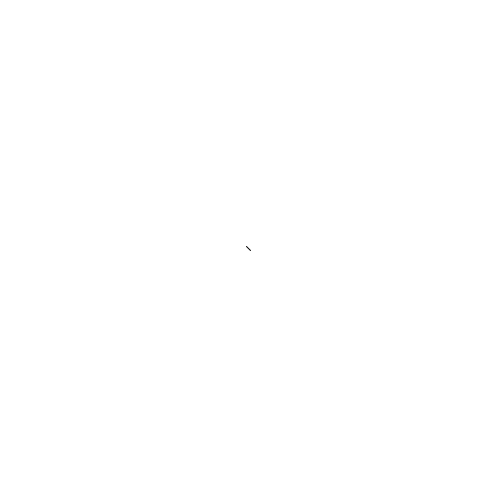
Frame 1 (no input)
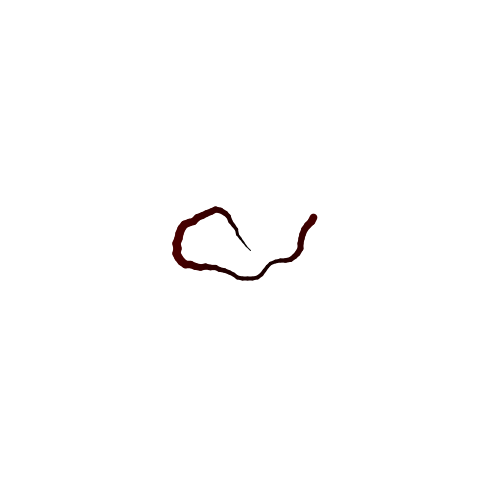
Frame 60 (the mouse pressed at the canvas centre just before this capture)
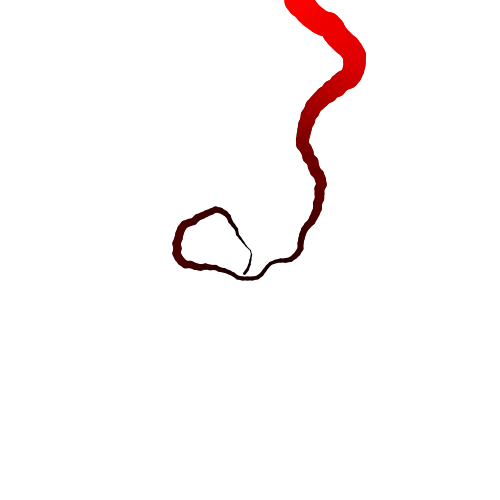
Frame 120 (the mouse held since frame 60 and released just before this capture)

The Processing sketch that drew these frames (run headless with seeded random() and noise(); from frame 60 on, the mouse is pressed at the canvas centre):

// Processing sketch: processing_64428
// ── processing_64428.pde

float oldx;
float  oldy;
float a;

void reset(){
  oldx=width/2;
  oldy=height/2;
a=random(TWO_PI);
}
void setup(){
  size(500,500);
  background(255);

  smooth();
  noFill();
  reset();
  frameRate(180);
  
}

void draw(){
    float d=dist(width/2,height/2,oldx,oldy);
  float newx=oldx+cos(a)*5;
  float newy=oldy+sin(a)*5;
 
  stroke(d,0,0);
  
 
 
  strokeWeight(1+d/10);
 
line(oldx,oldy,newx,newy);
  oldx=newx;
  oldy=newy;
  
  a=a+random(-0.5,0.5);
  
  if(oldx<0||oldy<0||oldx>width||oldy>height){
    reset();}
  
  
  
}
  
  
